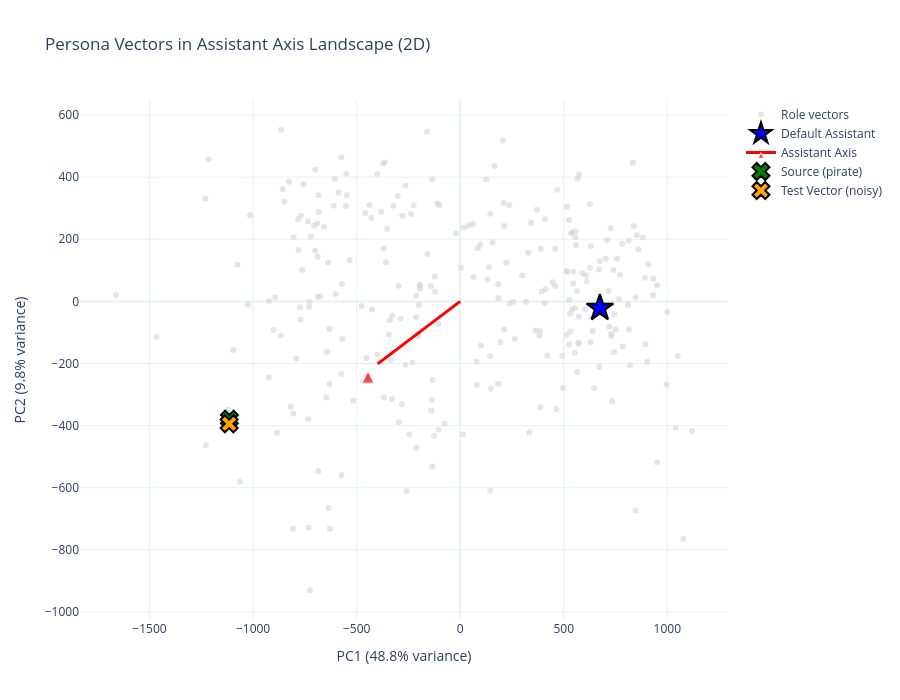

Source (notebook cell):
### Markdown cell above
## Visualize: 2D Interactive Plot

### Code cell
# Create test vectors dict for plotting
test_vectors = {
    f"Source ({SOURCE_PERSONA})": source_pc,
    "Test Vector (noisy)": noisy_pc,
}

fig_2d = plot_2d_landscape(
    pca_result=pca_result,
    role_labels=role_labels,
    variance_explained=variance_explained,
    default_pc=default_pc,
    assistant_axis_pc=assistant_axis_pc,
    test_vectors=test_vectors,
    title="Persona Vectors in Assistant Axis Landscape (2D)"
)

fig_2d.show()

### Figure 1 — Plotly figure (JSON) as saved in the notebook; plotly's stock layout.template omitted (floating-point values rounded to 4 significant figures; data arrays with more than 128 entries replaced by an {"elided": "..."} marker saying what was removed)
{"data": [{"hovertemplate": "<b>%{text}</b><br>PC1: %{x:.2f}<br>PC2: %{y:.2f}<extra></extra>", "marker": {"color": "lightgray", "opacity": 0.6, "size": 6}, "mode": "markers", "name": "Role vectors", "showlegend": true, "text": {"elided": "275 str values"}, "type": "scatter", "x": {"elided": "275 float values"}, "y": {"elided": "275 float values"}}, {"hovertemplate": "<b>%{text}</b><br>PC1: %{x:.2f}<br>PC2: %{y:.2f}<extra></extra>", "marker": {"color": "blue", "line": {"color": "black", "width": 2}, "size": 20, "symbol": "star"}, "mode": "markers", "name": "Default Assistant", "showlegend": true, "text": ["Default Assistant"], "type": "scatter", "x": [674.3], "y": [-21.29]}, {"hovertemplate": "<b>Assistant Axis</b><br>Direction in PC space<extra></extra>", "line": {"color": "red", "width": 3}, "marker": {"color": "red", "size": [0, 12], "symbol": "arrow-up"}, "mode": "lines+markers", "name": "Assistant Axis", "showlegend": true, "text": ["", "Assistant Axis"], "type": "scatter", "x": [0, -444.8], "y": [0, -224.6]}, {"hovertemplate": "<b>%{text}</b><br>PC1: %{x:.2f}<br>PC2: %{y:.2f}<extra></extra>", "marker": {"color": "green", "line": {"color": "black", "width": 2}, "size": 15, "symbol": "x"}, "mode": "markers", "name": "Source (pirate)", "showlegend": true, "text": ["Source (pirate)"], "type": "scatter", "x": [-1114.0], "y": [-379.2]}, {"hovertemplate": "<b>%{text}</b><br>PC1: %{x:.2f}<br>PC2: %{y:.2f}<extra></extra>", "marker": {"color": "orange", "line": {"color": "black", "width": 2}, "size": 15, "symbol": "x"}, "mode": "markers", "name": "Test Vector (noisy)", "showlegend": true, "text": ["Test Vector (noisy)"], "type": "scatter", "x": [-1116.0], "y": [-394.4]}], "layout": {"height": 700, "hovermode": "closest", "title": {"text": "Persona Vectors in Assistant Axis Landscape (2D)"}, "width": 900, "xaxis": {"title": {"text": "PC1 (48.8% variance)"}}, "yaxis": {"title": {"text": "PC2 (9.8% variance)"}}}}
